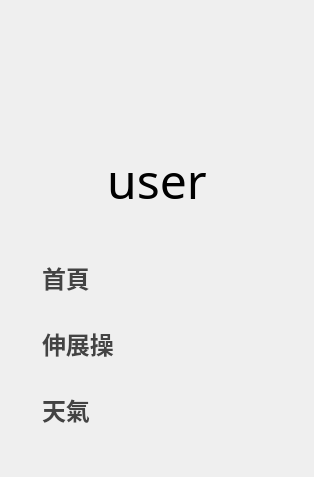
     <widget class="QFrame" name="frame">
      <property name="sizePolicy">
       <sizepolicy hsizetype="Preferred" vsizetype="Preferred">
        <horstretch>2</horstretch>
        <verstretch>0</verstretch>
       </sizepolicy>
      </property>
      <property name="styleSheet">
       <string notr="true">#frame&gt;QFrame
{
	background-color: rgba(238, 238 ,238 ,0.8);
}
</string>
      </property>
      <layout class="QVBoxLayout" name="verticalLayout_2" stretch="0">
       <property name="spacing">
        <number>0</number>
       </property>
       <item>
        <widget class="QFrame" name="user">
         <property name="sizePolicy">
          <sizepolicy hsizetype="Preferred" vsizetype="Preferred">
           <horstretch>0</horstretch>
           <verstretch>2</verstretch>
          </sizepolicy>
         </property>
         <property name="minimumSize">
          <size>
           <width>100</width>
           <height>0</height>
          </size>
         </property>
         <property name="styleSheet">
          <string notr="true">
	border-radius:30px;</string>
         </property>
         <property name="frameShape">
          <enum>QFrame::StyledPanel</enum>
         </property>
         <property name="frameShadow">
          <enum>QFrame::Raised</enum>
         </property>
         <layout class="QVBoxLayout" name="verticalLayout">
          <property name="topMargin">
           <number>30</number>
          </property>
          <property name="bottomMargin">
           <number>20</number>
          </property>
          <item>
           <widget class="QFrame" name="usericon">
            <property name="frameShape">
             <enum>QFrame::StyledPanel</enum>
            </property>
            <property name="frameShadow">
             <enum>QFrame::Raised</enum>
            </property>
            <layout class="QHBoxLayout" name="horizontalLayout_15">
             <property name="spacing">
              <number>0</number>
             </property>
             <property name="leftMargin">
              <number>0</number>
             </property>
             <property name="topMargin">
              <number>0</number>
             </property>
             <property name="rightMargin">
              <number>0</number>
             </property>
             <property name="bottomMargin">
              <number>0</number>
             </property>
             <item>
              <widget class="QLabel" name="label_5">
               <property name="minimumSize">
                <size>
                 <width>0</width>
                 <height>100</height>
                </size>
               </property>
               <property name="font">
                <font>
                 <family>Agency FB</family>
                 <pointsize>48</pointsize>
                </font>
               </property>
               <property name="styleSheet">
                <string notr="true">image:url(D:/酪梨資料夾/大學作業/專題/pyqt/demo/img/user.png);

</string>
               </property>
               <property name="text">
                <string/>
               </property>
               <property name="margin">
                <number>0</number>
               </property>
              </widget>
             </item>
            </layout>
           </widget>
          </item>
          <item>
           <widget class="QLabel" name="username">
            <property name="minimumSize">
             <size>
              <width>0</width>
              <height>50</height>
             </size>
            </property>
            <property name="sizeIncrement">
             <size>
              <width>0</width>
              <height>0</height>
             </size>
            </property>
            <property name="font">
             <font>
              <family>Agency FB</family>
              <pointsize>36</pointsize>
              <weight>50</weight>
              <bold>false</bold>
             </font>
            </property>
            <property name="text">
             <string>user</string>
            </property>
            <property name="alignment">
             <set>Qt::AlignCenter</set>
            </property>
           </widget>
          </item>
          <item>
           <widget class="QFrame" name="frame_11">
            <property name="frameShape">
             <enum>QFrame::StyledPanel</enum>
            </property>
            <property name="frameShadow">
             <enum>QFrame::Raised</enum>
            </property>
            <layout class="QVBoxLayout" name="verticalLayout_24">
             <property name="topMargin">
              <number>25</number>
             </property>
             <item>
              <widget class="QListWidget" name="fuctionlist">
               <property name="sizePolicy">
                <sizepolicy hsizetype="Expanding" vsizetype="Expanding">
                 <horstretch>0</horstretch>
                 <verstretch>3</verstretch>
                </sizepolicy>
               </property>
               <property name="font">
                <font>
                 <family>微軟正黑體</family>
                 <pointsize>18</pointsize>
                 <weight>75</weight>
                 <bold>true</bold>
                </font>
               </property>
               <property name="styleSheet">
                <string notr="true">QListView {
	border:0px;
	border-bottom-right-radius:30px;
	border-bottom-left-radius:30px;
    outline: 0px;
	background-color: rgba(238, 238 ,238 ,0);
}
QListView::item{
	border:0px;
	padding:15px;
	padding-left:10px;
	color: rgb(67, 67, 67);
}
QListView::item:hover {
	border-radius:8px;
	background-color: rgb(240, 240, 240)

}
QListView::item:selected {
	background-color: rgb(239, 239, 239);
	color: rgb(12, 20, 36);
	border-radius:8px;
}
</string>
               </property>
               <property name="lineWidth">
                <number>0</number>
               </property>
               <property name="verticalScrollBarPolicy">
                <enum>Qt::ScrollBarAlwaysOff</enum>
               </property>
               <property name="horizontalScrollBarPolicy">
                <enum>Qt::ScrollBarAlwaysOff</enum>
               </property>
               <property name="currentRow">
                <number>-1</number>
               </property>
               <item>
                <property name="text">
                 <string>首頁</string>
                </property>
                <property name="font">
                 <font>
                  <family>微軟正黑體</family>
                  <pointsize>18</pointsize>
                 </font>
                </property>
                <property name="icon">
                 <iconset>
                  <normaloff>img/home.png</normaloff>img/home.png</iconset>
                </property>
               </item>
               <item>
                <property name="text">
                 <string>伸展操</string>
                </property>
                <property name="font">
                 <font>
                  <family>微軟正黑體</family>
                  <pointsize>18</pointsize>
                 </font>
                </property>
                <property name="icon">
                 <iconset>
                  <normaloff>img/exercise.png</normaloff>img/exercise.png</iconset>
                </property>
               </item>
               <item>
                <property name="text">
                 <string>天氣</string>
                </property>
                <property name="font">
                 <font>
                  <family>微軟正黑體</family>
                  <pointsize>18</pointsize>
                 </font>
                </property>
                <property name="icon">
                 <iconset>
                  <normaloff>img/news.png</normaloff>img/news.png</iconset>
                </property>
               </item>
               <item>
                <property name="text">
                 <string>設定</string>
                </property>
                <property name="font">
                 <font>
                  <family>微軟正黑體</family>
                  <pointsize>18</pointsize>
                 </font>
                </property>
                <property name="icon">
                 <iconset>
                  <normaloff>img/setting2.png</normaloff>img/setting2.png</iconset>
                </property>
               </item>
              </widget>
             </item>
            </layout>
           </widget>
          </item>
         </layout>
        </widget>
       </item>
      </layout>
     </widget>
